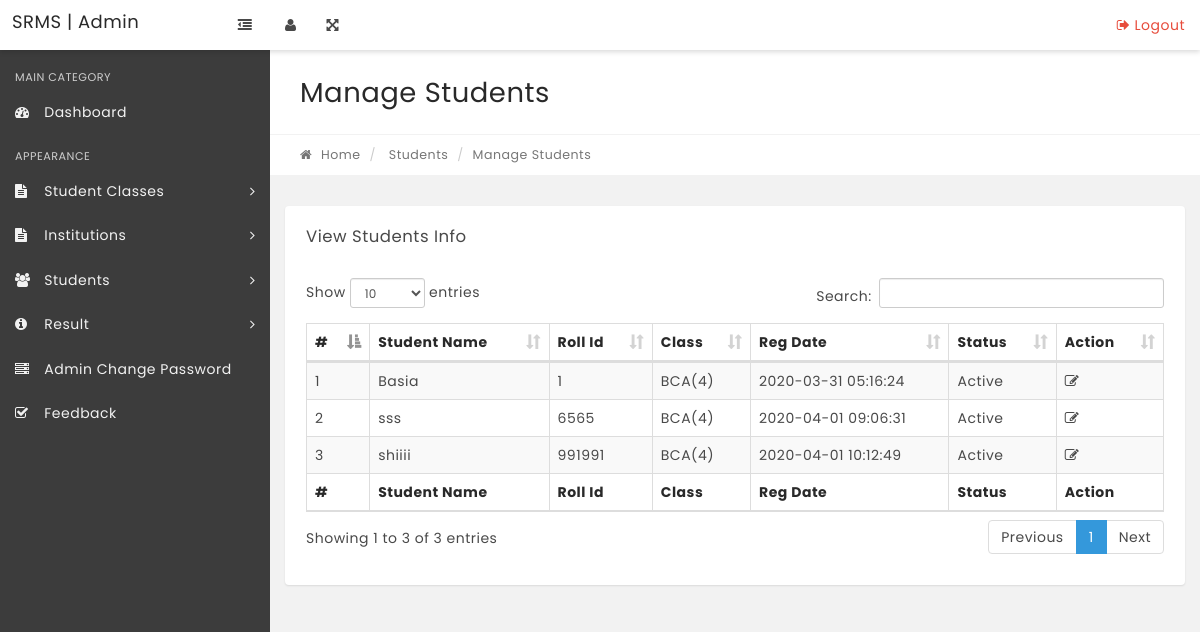
The page /srms/manage-results.php on the database its author committed.
### tables this page shows
CREATE TABLE `tblstudents` (
  `StudentId` int(11) NOT NULL,
  `StudentName` varchar(100) DEFAULT NULL,
  `RollId` varchar(100) DEFAULT NULL,
  `StudentEmail` varchar(100) DEFAULT NULL,
  `Gender` varchar(10) DEFAULT NULL,
  `DOB` varchar(100) DEFAULT NULL,
  `ClassId` int(11) DEFAULT NULL,
  `RegDate` timestamp NULL DEFAULT current_timestamp(),
  `UpdationDate` timestamp NULL DEFAULT NULL,
  `Status` int(1) DEFAULT NULL
);

### srms/manage-results.php (the view, shortened to what this page needs)
<?php
include('includes/config.php');
if(strlen($_SESSION['alogin'])=="")
    {
    header("Location: index.php");
    }
    else{
?>
<!DOCTYPE html>
<html lang="en">
    <head>
        <link rel="stylesheet" href="css/bootstrap.min.css" media="screen" >
        <link rel="stylesheet" href="css/font-awesome.min.css" media="screen" >
        <link rel="stylesheet" href="css/animate-css/animate.min.css" media="screen" >
        <link rel="stylesheet" href="css/lobipanel/lobipanel.min.css" media="screen" >
        <link rel="stylesheet" href="css/prism/prism.css" media="screen" >
        <link rel="stylesheet" type="text/css" href="js/DataTables/datatables.min.css"/>
        <link rel="stylesheet" href="css/main.css" media="screen" >
    </head>
    <body class="top-navbar-fixed">
        <div class="main-wrapper">
   <?php include('includes/topbar.php');?>
            <div class="content-wrapper">
                <div class="content-container">
<?php include('includes/leftbar.php');?>
                    <div class="main-page">
                        <div class="container-fluid">
                            <div class="row page-title-div">
                                <div class="col-md-6">
                                    <h2 class="title">Manage Students</h2>
                                </div>
                            </div>
                            <div class="row breadcrumb-div">
                                <div class="col-md-6">
                                    <ul class="breadcrumb">
            							<li><a href="dashboard.php"><i class="fa fa-home"></i> Home</a></li>
                                        <li> Students</li>
            							<li class="active">Manage Students</li>
            						</ul>
                                </div>
                            </div>
                        </div>
                        <section class="section">
                            <div class="container-fluid">
                                <div class="row">
                                    <div class="col-md-12">
                                        <div class="panel">
                                            <div class="panel-heading">
                                                <div class="panel-title">
                                                    <h5>View Students Info</h5>
                                                </div>
                                            </div>
                                            <div class="panel-body p-20">
                                                <table id="example" class="display table table-striped table-bordered" cellspacing="0" width="100%">
                                                    <thead>
                                                        <tr>
                                                            <th>#</th>
                                                            <th>Student Name</th>
                                                            <th>Roll Id</th>
                                                            <th>Class</th>
                                                            <th>Reg Date</th>
                                                            <th>Status</th>
                                                            <th>Action</th>
                                                        </tr>
                                                    </thead>
                                                    <tfoot>
                                                        <tr>
                                                          <th>#</th>
                                                            <th>Student Name</th>
                                                            <th>Roll Id</th>
                                                            <th>Class</th>
                                                            <th>Reg Date</th>
                                                            <th>Status</th>
                                                            <th>Action</th>
                                                        </tr>
                                                    </tfoot>
                                                    <tbody>
<?php $sql = "SELECT  distinct tblstudents.StudentName,tblstudents.RollId,tblstudents.RegDate,tblstudents.StudentId,tblstudents.Status,tblclasses.ClassName,tblclasses.Section from tblresult join tblstudents on tblstudents.StudentId=tblresult.StudentId  join tblclasses on tblclasses.id=tblresult.ClassId";
$query = $dbh->prepare($sql);
$query->execute();
$results=$query->fetchAll(PDO::FETCH_OBJ);
$cnt=1;
if($query->rowCount() > 0)
{
foreach($results as $result)
{   ?>
<tr>
 <td><?php echo htmlentities($cnt);?></td>
                                                            <td><?php echo htmlentities($result->StudentName);?></td>
                                                            <td><?php echo htmlentities($result->RollId);?></td>
                                                            <td><?php echo htmlentities($result->ClassName);?>(<?php echo htmlentities($result->Section);?>)</td>
                                                            <td><?php echo htmlentities($result->RegDate);?></td>
                                                             <td><?php if($result->Status==1){
echo htmlentities('Active');
}
else{
   echo htmlentities('Blocked');
}
                                                                ?></td>
<td>
<a href="edit-result.php?stid=<?php echo htmlentities($result->StudentId);?>"><i class="fa fa-edit" title="Edit Record"></i> </a>
</td>
</tr>
<?php $cnt=$cnt+1;}} ?>
                                                    </tbody>
                                                </table>
                                            </div>
                                        </div>
                                    </div>
                                                </div>
                                            </div>
                                        </div>
                                    </div>
                                </div>
                            </div>
    </body>
</html>
<?php } ?>

### rows shown on the page
tblstudents: StudentName "Basia", RollId "1", ClassName "BCA", Section "4", RegDate "2020-03-31 05:16:24"
tblstudents: StudentName "sss", RollId "6565", ClassName "BCA", Section "4", RegDate "2020-04-01 09:06:31"
tblstudents: StudentName "shiiii", RollId "991991", ClassName "BCA", Section "4", RegDate "2020-04-01 10:12:49"
